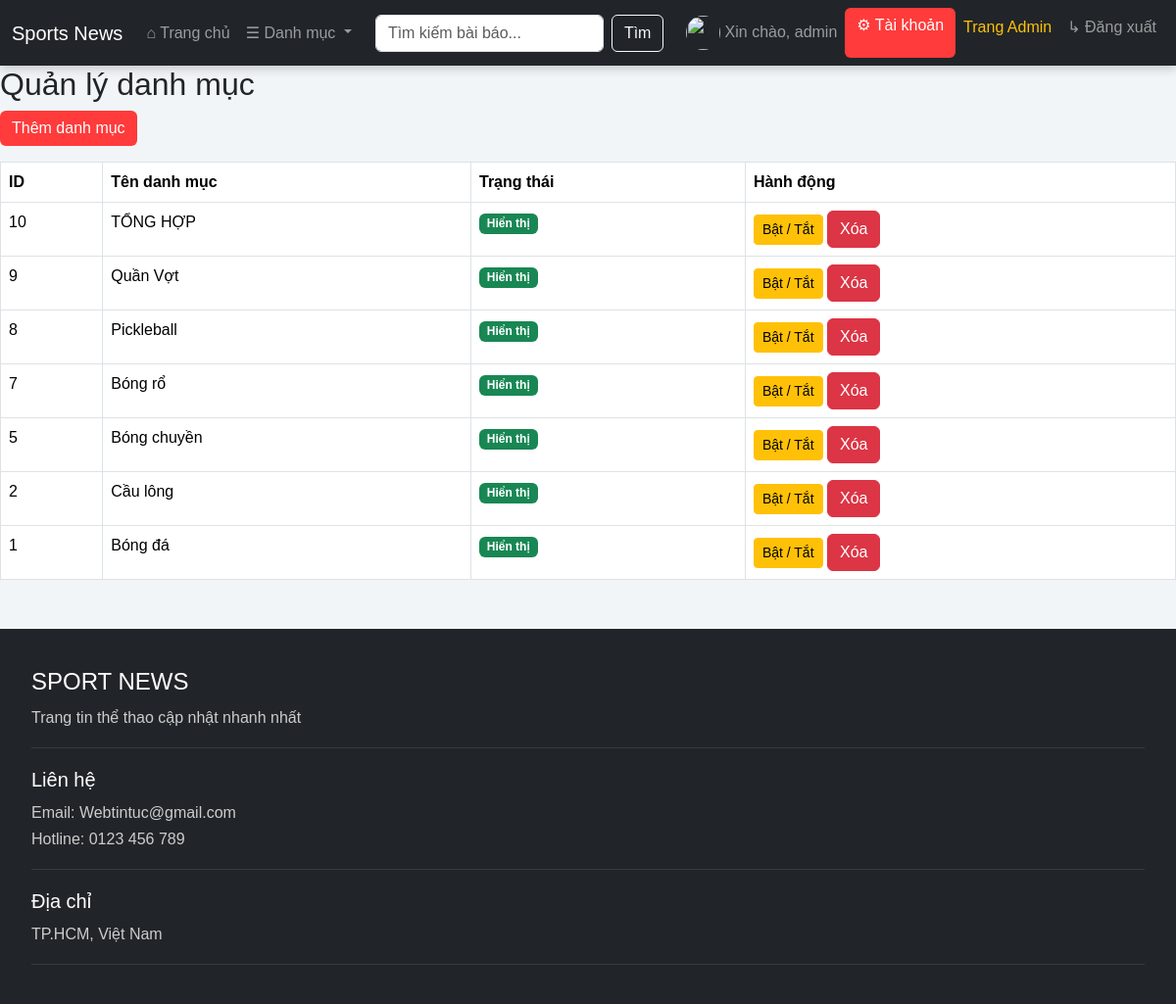
/index.php (signed in), run on the app's committed database.
### tables this page shows
CREATE TABLE `category` (
  `category_id` int(11) NOT NULL,
  `category_name` varchar(100) NOT NULL,
  `status` tinyint(1) DEFAULT 1
);

### ArticleController.php (called while the page is built, shortened)
<?php
class ArticleController
{
    public function home()
{
    require_once __DIR__ . "/../models/category.php";
    $categoryModel = new Category();
    $categories = $categoryModel->getAll();
    include __DIR__ .
    "/../views/article/list.php";
    include __DIR__ .
    "/../views/layout/footer.php";
}
}

### Database.php (called while the page is built)
<?php
class Database
{
    private $host = "sql113.infinityfree.com";
    private $dbname = "if0_41549253_sport_news_db";
    private $username = "if0_41549253";
    private $password = "tintuctheothao1";
    public function connect()
    {
        try {
            $conn = new PDO(
                "mysql:host=$this->host;dbname=$this->dbname;charset=utf8",
                $this->username,
                $this->password
            );
            $conn->setAttribute(PDO::ATTR_ERRMODE, PDO::ERRMODE_EXCEPTION);
            return $conn;
        } catch(PDOException $e) {
            die("Lỗi kết nối DB: " . $e->getMessage());
        }
    }
}

### category.php (called while the page is built, shortened)
<?php
require_once "config/Database.php";
class Category
{
    private $conn;
    public function __construct()
    {
        $db = new Database();
        $this->conn = $db->connect();
    }
    public function getAll()
{
    $sql = "
        SELECT *
        FROM category
        WHERE status = 1
        ORDER BY category_id DESC
    ";
    $stmt =
    $this->conn->query($sql);
    return $stmt->fetchAll();
}
}

### list.php (the view)
<h2>Quản lý danh mục</h2>
<a href="index.php?action=createCategory" class="btn btn-primary mb-3">
    Thêm danh mục
</a>
<table class="table table-bordered">
    <tr>
        <th>ID</th>
        <th>Tên danh mục</th>
        <th>Trạng thái</th>
        <th>Hành động</th>
    </tr>
    <?php foreach ($categories as $row): ?>
    <tr>
        <td><?php echo $row["category_id"]; ?></td>
        <td><?php echo $row["category_name"]; ?></td>
        <td>
<?php
if ($row["status"] == 1) {
    echo "<span class='badge bg-success'>Hiển thị</span>";
} else {
    echo "<span class='badge bg-secondary'>Ẩn</span>";
}
?>
</td>
        <td>
            <a href="index.php?action=toggleCategoryStatus&id=<?php echo $row['category_id']; ?>"
class="btn btn-sm btn-warning">
Bật / Tắt
</a>
            <a href="index.php?action=deleteCategory&id=<?php echo $row["category_id"]; ?>"
               class="btn btn-danger"
               onclick="return confirm('Bạn có chắc muốn xóa?')">
               Xóa
            </a>
        </td>
    </tr>
    <?php endforeach; ?>
</table>

### header.php (shortened to what this page needs)
<?php
require_once __DIR__ . "/../../models/category.php";
$categoryModel = new Category();
$categories = $categoryModel->getAll();
?>
<!DOCTYPE html>
<html>
<head>
<link href="https://cdn.jsdelivr.net/npm/bootstrap@5.3.2/dist/css/bootstrap.min.css" rel="stylesheet">
<link href="https://cdn.jsdelivr.net/npm/bootstrap@5.3.0/dist/css/bootstrap.min.css" rel="stylesheet">
<link href="https://cdn.jsdelivr.net/npm/bootstrap@5.3.3/dist/css/bootstrap.min.css" rel="stylesheet">
<link rel="stylesheet" href="https://cdnjs.cloudflare.com/ajax/libs/font-awesome/6.5.0/css/all.min.css">
<link rel="stylesheet" href="public/css/style.css">
</head>
<body>
<nav class="navbar navbar-expand-lg navbar-dark bg-dark">
<div class="container-fluid">
<a class="navbar-brand" href="index.php">
Sports News
</a>
<div class="collapse navbar-collapse"
id="navbarNav">
<div class="navbar-nav">
<a class="nav-link"
href="index.php">
⌂ Trang chủ
</a>
<div class="nav-item dropdown">
<a class="nav-link dropdown-toggle"
href="#"
role="button"
data-bs-toggle="dropdown">
☰ Danh mục
</a>
</div>
</div>
<form class="d-flex ms-3"
method="GET"
action="index.php">
<input
class="form-control me-2"
type="search"
name="keyword"
placeholder="Tìm kiếm bài báo..."
required>
<button
class="btn btn-outline-light">
Tìm
</button>
</form>
<div class="navbar-nav ms-auto">
<?php if(isset($_SESSION['user_id'])): ?>
<span class="nav-link">
<?php if(isset($_SESSION['user']['avatar'])): ?>
<img
src="public/images/<?=
$_SESSION['user']['avatar']
?>"
width="35"
height="35"
style="
border-radius:50%;
object-fit:cover;
">
<?php endif; ?>
Xin chào,
<?= $_SESSION['username'] ?>
</span>
<a href="index.php?action=user"
class="btn btn-primary">
⚙ Tài khoản
</a>
<?php if(isset($_SESSION["role_id"]) && $_SESSION["role_id"] == 1): ?>
<a class="nav-link text-warning"
href="index.php?action=dashboard">
Trang Admin
</a>
<?php endif; ?>
<a class="nav-link"
href="index.php?action=logout">
↳ Đăng xuất
</a>
<?php endif; ?>
</div>
</div>
</div>
</nav>

### index.php (shortened to what this page needs)
<?php
require_once "views/layout/header.php";
$action = $_GET['action'] ?? 'home';
switch ($action)
{
case "home":
    require_once "controllers/ArticleController.php";
    $controller = new ArticleController();
    $controller->home();
break;
}
require_once "views/layout/footer.php";

### footer.php (shortened to what this page needs)
<footer class="footer">
    <div class="container">
        <div class="footer-item">
            <h4>SPORT NEWS</h4>
            <p>Trang tin thể thao cập nhật nhanh nhất</p>
        </div>
        <div class="footer-item">
            <h5>Liên hệ</h5>
            <p>Email: Webtintuc@gmail.com</p>
            <p>Hotline: 0123 456 789</p>
        </div>
        <div class="footer-item">
            <h5>Địa chỉ</h5>
            <p>TP.HCM, Việt Nam</p>
        </div>
    </div>
</footer>
</body>
</html>

### style.css (style rules this page uses)
body { background:#f2f5f7; font-family: Arial, Helvetica, sans-serif; }
.navbar { box-shadow:0 3px 10px rgba(0,0,0,0.2); }
.btn-primary { background:#ff3b3b; border:none; }
.footer { background: #212529; color: white; padding: 40px 20px; margin-top: 50px; }
.footer .container { max-width: 1200px; margin: auto; display: flex; flex-direction: column; gap: 20px; }
.footer-item { border-bottom: 1px solid rgba(255,255,255,0.1); padding-bottom: 15px; }
.footer h4, .footer h5 { margin-bottom: 10px; color: white; }
.footer p { margin: 3px 0; color: #ccc; }

### data on the page
category: category_id "10", category_name "TỔNG HỢP", status "Hiển thị"
category: category_id "9", category_name "Quần Vợt", status "Hiển thị"
category: category_id "8", category_name "Pickleball", status "Hiển thị"
category: category_id "7", category_name "Bóng rổ", status "Hiển thị"
category: category_id "5", category_name "Bóng chuyền", status "Hiển thị"
category: category_id "2", category_name "Cầu lông", status "Hiển thị"
category: category_id "1", category_name "Bóng đá", status "Hiển thị"

### other printed values
$_SESSION['username'] "admin"
